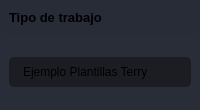
                        <widget class="QFrame" name="frame_div_content_4">
                         <property name="minimumSize">
                          <size>
                           <width>0</width>
                           <height>110</height>
                          </size>
                         </property>
                         <property name="maximumSize">
                          <size>
                           <width>16777215</width>
                           <height>110</height>
                          </size>
                         </property>
                         <property name="styleSheet">
                          <string notr="true">background-color: rgb(41, 45, 56);
border-radius: 5px;
</string>
                         </property>
                         <property name="frameShape">
                          <enum>QFrame::NoFrame</enum>
                         </property>
                         <property name="frameShadow">
                          <enum>QFrame::Raised</enum>
                         </property>
                         <layout class="QVBoxLayout" name="verticalLayout_32">
                          <property name="spacing">
                           <number>0</number>
                          </property>
                          <property name="leftMargin">
                           <number>0</number>
                          </property>
                          <property name="topMargin">
                           <number>0</number>
                          </property>
                          <property name="rightMargin">
                           <number>0</number>
                          </property>
                          <property name="bottomMargin">
                           <number>0</number>
                          </property>
                          <item>
                           <widget class="QFrame" name="frame_title_wid_5">
                            <property name="maximumSize">
                             <size>
                              <width>16777215</width>
                              <height>35</height>
                             </size>
                            </property>
                            <property name="styleSheet">
                             <string notr="true">background-color: rgb(39, 44, 54);</string>
                            </property>
                            <property name="frameShape">
                             <enum>QFrame::StyledPanel</enum>
                            </property>
                            <property name="frameShadow">
                             <enum>QFrame::Raised</enum>
                            </property>
                            <layout class="QVBoxLayout" name="verticalLayout_33">
                             <item>
                              <widget class="QLabel" name="labelBoxBlenderInstalation_13">
                               <property name="font">
                                <font>
                                 <family>Segoe UI</family>
                                 <pointsize>10</pointsize>
                                 <weight>75</weight>
                                 <bold>true</bold>
                                </font>
                               </property>
                               <property name="styleSheet">
                                <string notr="true"/>
                               </property>
                               <property name="text">
                                <string>Tipo de trabajo</string>
                               </property>
                              </widget>
                             </item>
                            </layout>
                           </widget>
                          </item>
                          <item>
                           <widget class="QFrame" name="frame_content_wid_5">
                            <property name="frameShape">
                             <enum>QFrame::NoFrame</enum>
                            </property>
                            <property name="frameShadow">
                             <enum>QFrame::Raised</enum>
                            </property>
                            <layout class="QVBoxLayout" name="verticalLayout_34">
                             <item>
                              <layout class="QVBoxLayout" name="verticalLayout_35">
                               <property name="bottomMargin">
                                <number>0</number>
                               </property>
                               <item>
                                <widget class="QLineEdit" name="CampoTipoTrabajo">
                                 <property name="minimumSize">
                                  <size>
                                   <width>0</width>
                                   <height>30</height>
                                  </size>
                                 </property>
                                 <property name="styleSheet">
                                  <string notr="true">QLineEdit {
	background-color: rgb(27, 29, 35);
	border-radius: 5px;
	border: 2px solid rgb(27, 29, 35);
	padding-left: 10px;
}
QLineEdit:hover {
	border: 2px solid rgb(64, 71, 88);
}
QLineEdit:focus {
	border: 2px solid rgb(91, 101, 124);
}</string>
                                 </property>
                                 <property name="text">
                                  <string>Ejemplo Plantillas Terry</string>
                                 </property>
                                 <property name="placeholderText">
                                  <string>Your Password</string>
                                 </property>
                                </widget>
                               </item>
                              </layout>
                             </item>
                            </layout>
                           </widget>
                          </item>
                         </layout>
                        </widget>
